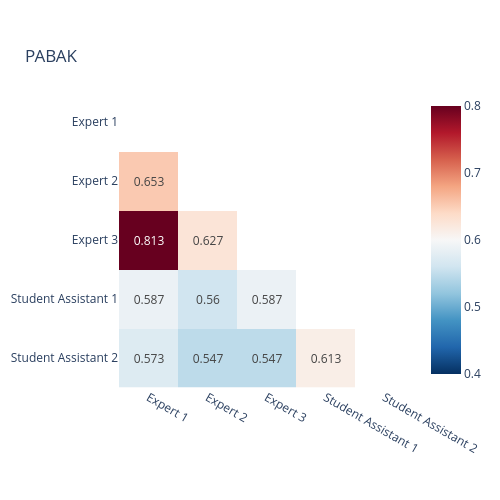

Here is the notebook cell this chart was saved with:
### Code cell
ratings = compute_pairwise_pabak(df, humans)
plot_heatmap(ratings, 'PABAK', labels=humans, cmin=0.4, cmax=0.8)

### Figure 1 — Plotly figure (JSON) as saved in the notebook; plotly's stock layout.template omitted (floating-point values rounded to 4 significant figures)
{"data": [{"coloraxis": "coloraxis", "hovertemplate": "x: %{x}<br>y: %{y}<br>color: %{z}<extra></extra>", "name": "0", "texttemplate": "%{z}", "type": "heatmap", "x": ["Expert 1", "Expert 2", "Expert 3", "Student Assistant 1", "Student Assistant 2"], "xaxis": "x", "y": ["Expert 1", "Expert 2", "Expert 3", "Student Assistant 1", "Student Assistant 2"], "yaxis": "y", "z": [[NaN, NaN, NaN, NaN, NaN], [0.653, NaN, NaN, NaN, NaN], [0.813, 0.627, NaN, NaN, NaN], [0.587, 0.56, 0.587, NaN, NaN], [0.573, 0.547, 0.547, 0.613, NaN]]}], "layout": {"coloraxis": {"cmax": 0.8, "cmin": 0.4, "colorbar": {"len": 0.8}, "colorscale": [[0, "rgb(5,48,97)"], [0.1, "rgb(33,102,172)"], [0.2, "rgb(67,147,195)"], [0.3, "rgb(146,197,222)"], [0.4, "rgb(209,229,240)"], [0.5, "rgb(247,247,247)"], [0.6, "rgb(253,219,199)"], [0.7, "rgb(244,165,130)"], [0.8, "rgb(214,96,77)"], [0.9, "rgb(178,24,43)"], [1, "rgb(103,0,31)"]]}, "height": 500, "margin": {"t": 60}, "title": {"text": "PABAK", "y": 0.9}, "width": 500, "xaxis": {"anchor": "y", "constrain": "domain", "domain": [0, 1], "scaleanchor": "y", "showgrid": false, "side": "bottom", "zeroline": false}, "yaxis": {"anchor": "x", "autorange": "reversed", "constrain": "domain", "domain": [0, 1], "showgrid": false, "zeroline": false}}}
